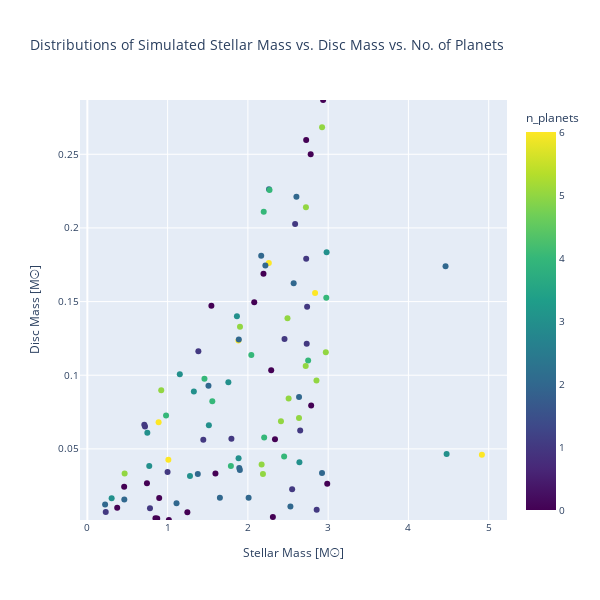

The code cell stored with this chart in its notebook:
### Markdown cell above
### Generating a 2D Scatterplot

### Code cell
# Automatically determine the y-axis range based on min and max of 'disc_m'
y_min, y_max = df['disc_m'].min(), df['disc_m'].max()

# 2D Scatter Plot with auto-scaled y-axis and square plot area
fig_2d = px.scatter(df, x='m1', y='disc_m', 
                    color='n_planets', color_continuous_scale=px.colors.sequential.Viridis,
                    title="Distributions of Simulated Stellar Mass vs. Disc Mass vs. No. of Planets",
                    labels={'m1': 'Stellar Mass [M☉]', 'disc_m': 'Disc Mass [M☉]'})
fig_2d.update_layout(
    yaxis=dict(range=[y_min, y_max]),
    width=600, height=600,  # Set plot area to square
    font=dict(size=10)       # Decrease font size
)
fig_2d.show()

### Figure 1 — Plotly figure (JSON) as saved in the notebook; plotly's stock layout.template omitted (floating-point values rounded to 4 significant figures)
{"data": [{"hovertemplate": "Stellar Mass [M☉]=%{x}<br>Disc Mass [M☉]=%{y}<br>n_planets=%{marker.color}<extra></extra>", "legendgroup": "", "marker": {"color": [1, 1, 2, 1, 3, 3, 0, 1, 0, 3, 6, 4, 0, 5, 3, 0, 0, 1, 3, 2, 5, 4, 4, 5, 4, 1, 4, 5, 0, 3, 2, 0, 1, 1, 3, 2, 3, 5, 0, 3, 0, 2, 3, 2, 1, 6, 0, 2, 6, 4, 0, 1, 0, 6, 1, 0, 5, 3, 4, 0, 4, 2, 5, 0, 1, 5, 4, 1, 5, 2, 5, 2, 2, 3, 4, 0, 2, 1, 0, 2, 6, 1, 2, 2, 5, 6, 5, 4, 2, 0, 0, 5, 1, 2, 3, 2, 5, 0, 2], "coloraxis": "coloraxis", "symbol": "circle"}, "mode": "markers", "name": "", "orientation": "v", "showlegend": false, "type": "scatter", "x": [2.857, 2.733, 1.111, 0.9992, 1.514, 4.476, 1.016, 0.7183, 2.782, 0.7713, 2.261, 1.788, 2.937, 2.924, 1.327, 0.8707, 2.337, 0.7804, 1.279, 1.651, 2.493, 0.9805, 1.459, 2.508, 2.751, 2.551, 2.203, 0.4646, 1.545, 2.642, 1.376, 2.29, 2.651, 2.726, 1.884, 2.263, 0.3027, 2.637, 2.311, 1.863, 2.079, 0.4605, 1.757, 2.166, 2.456, 1.009, 0.7425, 2.605, 2.837, 2.197, 2.726, 1.795, 1.246, 1.882, 2.588, 0.8952, 2.72, 0.7472, 2.451, 0.4587, 2.269, 1.887, 2.171, 2.194, 0.2292, 0.9205, 1.557, 2.738, 1.902, 1.893, 2.854, 2.57, 2.218, 2.981, 2.043, 1.596, 2.637, 0.7095, 0.8485, 2.924, 4.915, 1.445, 1.9, 4.462, 2.971, 0.888, 2.723, 2.977, 1.509, 2.988, 2.788, 2.412, 1.383, 0.2212, 1.152, 2.53, 2.188, 0.3719, 2.009], "xaxis": "x", "y": [0.008679, 0.1214, 0.01311, 0.03433, 0.06596, 0.04658, 0.001724, 0.06515, 0.25, 0.0384, 0.1762, 0.03834, 0.2868, 0.2684, 0.08897, 0.002719, 0.05658, 0.00969, 0.03155, 0.0169, 0.1387, 0.07267, 0.09768, 0.08421, 0.1101, 0.02261, 0.0577, 0.03321, 0.1471, 0.04093, 0.0329, 0.1035, 0.06256, 0.179, 0.04362, 0.2263, 0.01649, 0.07099, 0.0038, 0.14, 0.1495, 0.01562, 0.09518, 0.1811, 0.1246, 0.04267, 0.02666, 0.2211, 0.1559, 0.211, 0.2597, 0.05684, 0.006911, 0.1235, 0.2027, 0.01667, 0.1062, 0.06088, 0.0448, 0.02432, 0.2257, 0.1243, 0.03934, 0.169, 0.007118, 0.08986, 0.0824, 0.1464, 0.133, 0.03703, 0.09643, 0.1624, 0.1746, 0.1835, 0.1137, 0.03324, 0.08521, 0.06642, 0.00292, 0.0336, 0.04605, 0.05617, 0.03565, 0.1739, 0.1156, 0.06803, 0.2141, 0.1526, 0.09278, 0.02629, 0.0794, 0.06883, 0.1162, 0.01223, 0.1007, 0.01088, 0.03287, 0.009993, 0.0168], "yaxis": "y"}], "layout": {"coloraxis": {"colorbar": {"title": {"text": "n_planets"}}, "colorscale": [[0, "#440154"], [0.1111, "#482878"], [0.2222, "#3e4989"], [0.3333, "#31688e"], [0.4444, "#26828e"], [0.5556, "#1f9e89"], [0.6667, "#35b779"], [0.7778, "#6ece58"], [0.8889, "#b5de2b"], [1, "#fde725"]]}, "font": {"size": 10}, "height": 600, "legend": {"tracegroupgap": 0}, "title": {"text": "Distributions of Simulated Stellar Mass vs. Disc Mass vs. No. of Planets"}, "width": 600, "xaxis": {"anchor": "y", "domain": [0, 1], "title": {"text": "Stellar Mass [M☉]"}}, "yaxis": {"anchor": "x", "domain": [0, 1], "range": [0.001724, 0.2868], "title": {"text": "Disc Mass [M☉]"}}}}
